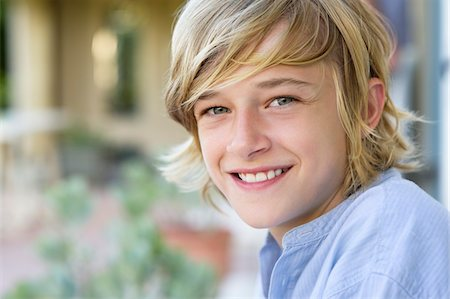
#> input picture assets/boy_smile.jpg, 450 x 299 px, given in place of the camera
$ python color-masking.py
#> lines starting #> are read from the running program, lines starting #| are printed output that depends on the picture; after the words box and inside, x2 and y2 are one past the last pixel; in counts of white or black regions, pixels touching at a corner belong together
import cv2 as cv
import numpy as np

seed = 12
np.random.seed(seed)


# Blank function for sliders
def empty(a):
    pass


# Create the sliders
cv.namedWindow('HSV')
cv.resizeWindow('HSV', 640, 240)
cv.createTrackbar('HUE Min', 'HSV', 0, 179, empty)
#> slider 'HUE Min' is set to 35
cv.createTrackbar('HUE Max', 'HSV', 179, 179, empty)
cv.createTrackbar('SAT Min', 'HSV', 0, 255, empty)
#> slider 'SAT Min' is set to 51
cv.createTrackbar('SAT Max', 'HSV', 255, 255, empty)
cv.createTrackbar('VAL Min', 'HSV', 0, 255, empty)
#> slider 'VAL Min' is set to 51
cv.createTrackbar('VAL Max', 'HSV', 255, 255, empty)

# Captures Feed From Video Camera
cap = cv.VideoCapture(0)
while True:
    # Read Frame by Frame
    _, frame = cap.read()
#> frame is the input picture: shape (299, 450, 3); mean B, G, R 149.5, 160, 166.4
    # Convert Frame to HSV
    hsv = cv.cvtColor(frame, cv.COLOR_BGR2HSV)
#> hsv: shape (299, 450, 3); mean H, S, V 49.6, 63.2, 179.7

    # Get Slider Values
    h_min = cv.getTrackbarPos('HUE Min', 'HSV')
    h_max = cv.getTrackbarPos('HUE Max', 'HSV')
    s_min = cv.getTrackbarPos('SAT Min', 'HSV')
    s_max = cv.getTrackbarPos('SAT Max', 'HSV')
    v_min = cv.getTrackbarPos('VAL Min', 'HSV')
    v_max = cv.getTrackbarPos('VAL Max', 'HSV')

    # Create Color Bounds
    lower_red = np.array([h_min, s_min, v_min])
    upper_red = np.array([h_max, s_max, v_max])

    # Create and Apply Mask
    mask = cv.inRange(hsv, lower_red, upper_red)
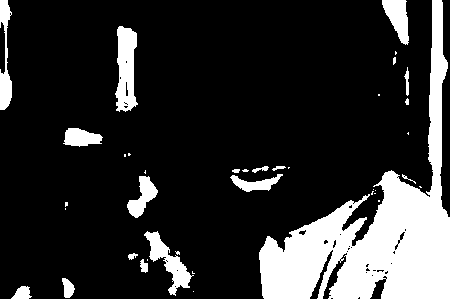
#> mask: shape (299, 450); 18.2% white; 39 white regions (20 under 20 px), largest, box (x1, y1, x2, y2) and area: (259, 0, 450, 299) 18136, (115, 26, 138, 112) 1384, (144, 231, 194, 296) 1023
    res = cv.bitwise_and(frame, frame, mask=mask)
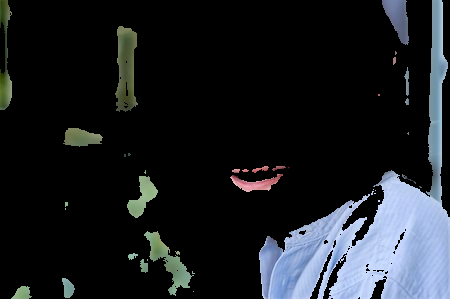
#> res: shape (299, 450, 3); mean B, G, R 35, 30.8, 27.3

    # Convert Mask
    mask = cv.cvtColor(mask, cv.COLOR_GRAY2BGR)
    combined = np.hstack([frame, mask, res])
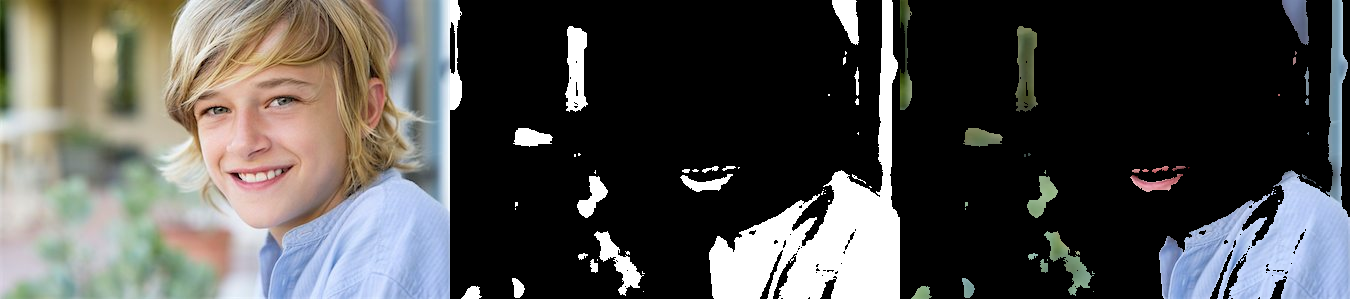
#> combined: shape (299, 1350, 3); mean B, G, R 76.9, 79, 80
    cv.imshow('Live Color Masking', combined)

    if cv.waitKey(1) == ord('q'):
#> (key q is pressed here)
        break
    if cv.waitKey(1) == ord('s'):
        cv.imwrite('saves/original.png', frame)
        cv.imwrite('saves/mask.png', mask)
        cv.imwrite('saves/result.png', res)
        print('Files Saved!')

# Release the Camera and Close All Windows
cap.release()
cv.destroyAllWindows()
print('Bye!')
